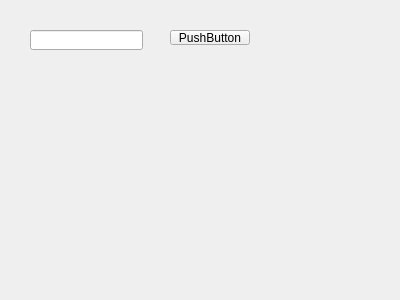
<?xml version="1.0" encoding="UTF-8"?>
<ui version="4.0">
 <class>DataWidget</class>
 <widget class="QWidget" name="DataWidget">
  <property name="geometry">
   <rect>
    <x>0</x>
    <y>0</y>
    <width>400</width>
    <height>300</height>
   </rect>
  </property>
  <property name="windowTitle">
   <string>Form</string>
  </property>
  <widget class="QPushButton" name="pushButton">
   <property name="geometry">
    <rect>
     <x>170</x>
     <y>30</y>
     <width>80</width>
     <height>15</height>
    </rect>
   </property>
   <property name="text">
    <string>PushButton</string>
   </property>
  </widget>
  <widget class="QLineEdit" name="lineEdit">
   <property name="geometry">
    <rect>
     <x>30</x>
     <y>30</y>
     <width>113</width>
     <height>20</height>
    </rect>
   </property>
  </widget>
 </widget>
 <resources/>
 <connections/>
</ui>
